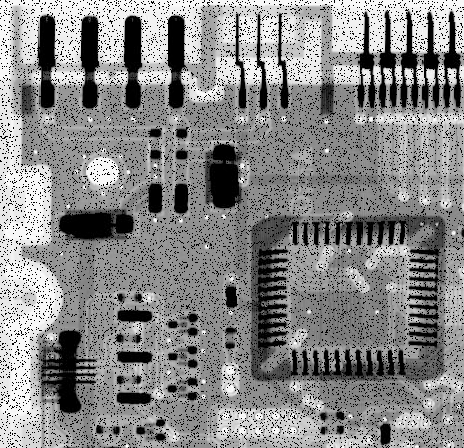
#> input picture lab6/Q6_1_1.tiff, 464 x 448 px
$ python Q6_1_1.py
#> lines starting #> are read from the running program, lines starting #| are printed output that depends on the picture
import numpy as np
from PIL import Image
from matplotlib import pyplot as plt

# %% Q6_1_1 max filter
Q6_1_1 = np.asarray(Image.open("Q6_1_1.tiff"))
#> Q6_1_1 is the input picture: shape (448, 464); min 0, max 255, mean 135.7


def max_filter(img_raw, n: int):
#> called with n = 3
    m = (n - 1) // 2
    row, col = img_raw.shape
#> row = 448; col = 464
    img_pad = np.pad(img_raw, m)
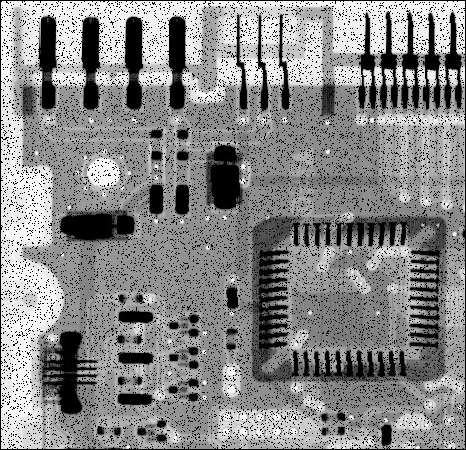
#> img_pad: shape (450, 466); min 0, max 255, mean 134.5
    img_out = np.array([img_pad[i:i + n, j:j + n].max()
                        for i in range(row)
                        for j in range(col)])
    return img_out.astype(np.uint8).reshape(row, col)
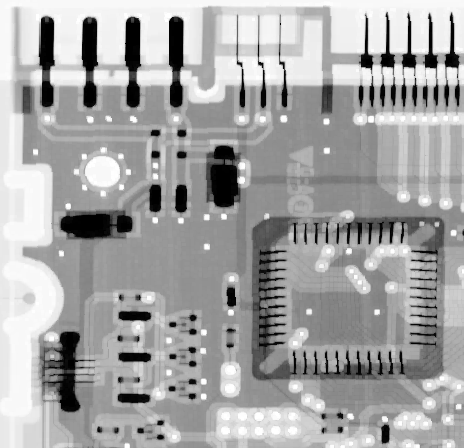
#> returned value: shape (448, 464); min 0, max 255, mean 165


Q6_1_1_n3 = max_filter(Q6_1_1, 3)
Q6_1_1_n5 = max_filter(Q6_1_1, 5)
#> call 2 of max_filter, with n = 5
#> in max_filter (call 2), `img_pad = np.pad(img_raw, m)`:
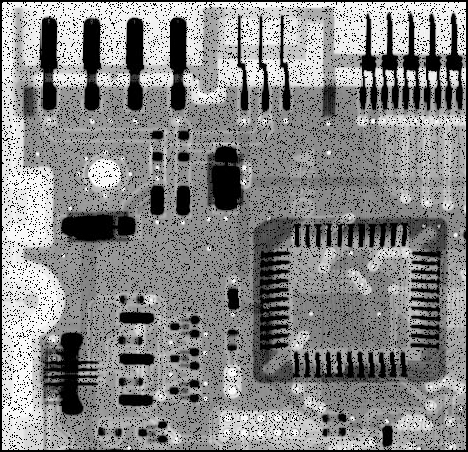
#> img_pad: shape (452, 468); min 0, max 255, mean 133.3
#> in max_filter (call 2), `return img_out.astype(np.uint8).reshape(row, col)`:
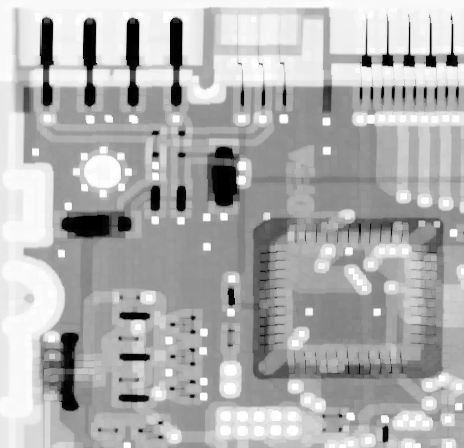
#> returned value: shape (448, 464); min 0, max 255, mean 175.7
Q6_1_1_n7 = max_filter(Q6_1_1, 7)
#> call 3 of max_filter, with n = 7
#> in max_filter (call 3), `img_pad = np.pad(img_raw, m)`:
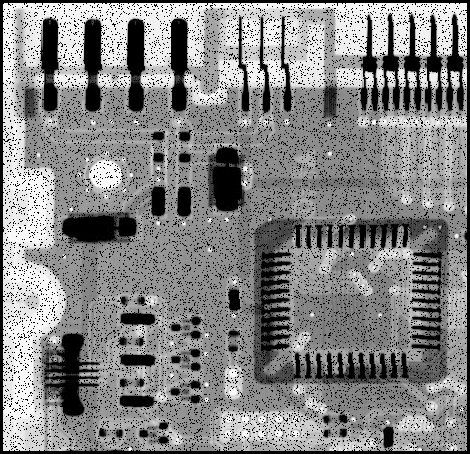
#> img_pad: shape (454, 470); min 0, max 255, mean 132.2
#> in max_filter (call 3), `return img_out.astype(np.uint8).reshape(row, col)`:
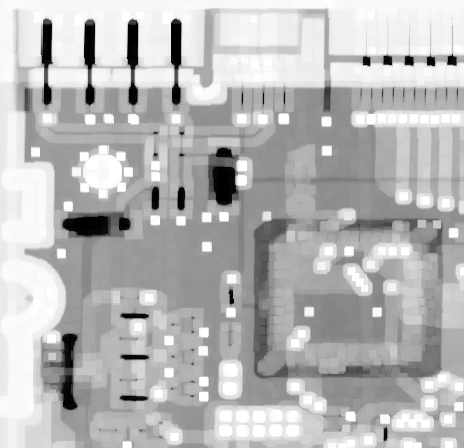
#> returned value: shape (448, 464); min 0, max 255, mean 183.7

plt.figure(figsize=(6.4, 6.4))
plt.subplot(221)
plt.title('Raw Q6_1_1.tiff')
plt.imshow(Q6_1_1, cmap='gray')
plt.subplot(222)
plt.title('Max filtered with filter size $n=3$')
plt.imshow(Q6_1_1_n3, cmap='gray')
plt.subplot(223)
plt.title('Max filtered with filter size $n=5$')
plt.imshow(Q6_1_1_n5, cmap='gray')
plt.subplot(224)
plt.title('Max filtered with filter size $n=7$')
plt.imshow(Q6_1_1_n7, cmap='gray')
plt.savefig('Q6_1_1.png')
plt.show()
